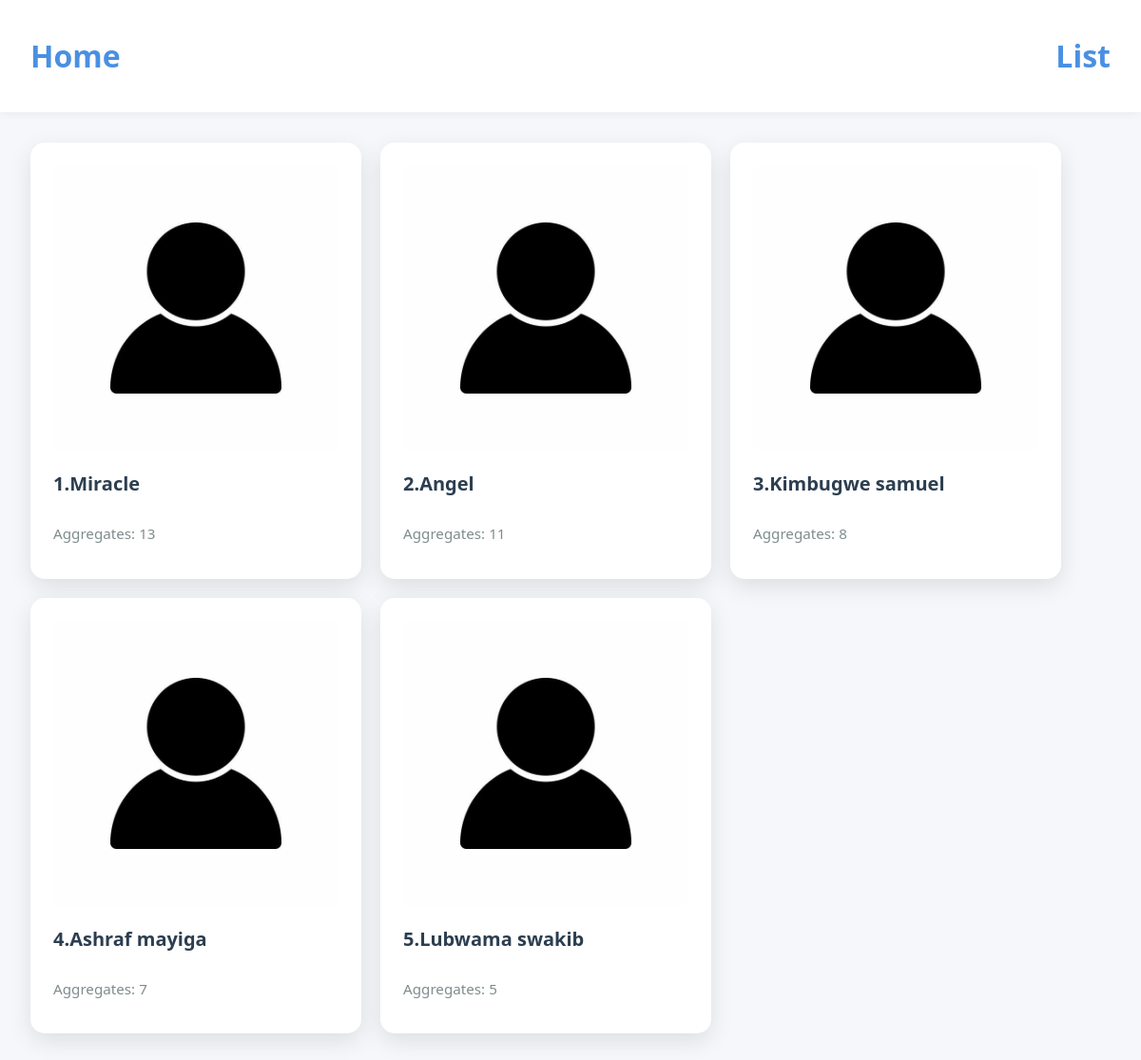
/students/ (signed in), run on an earlier commit of the app's database.
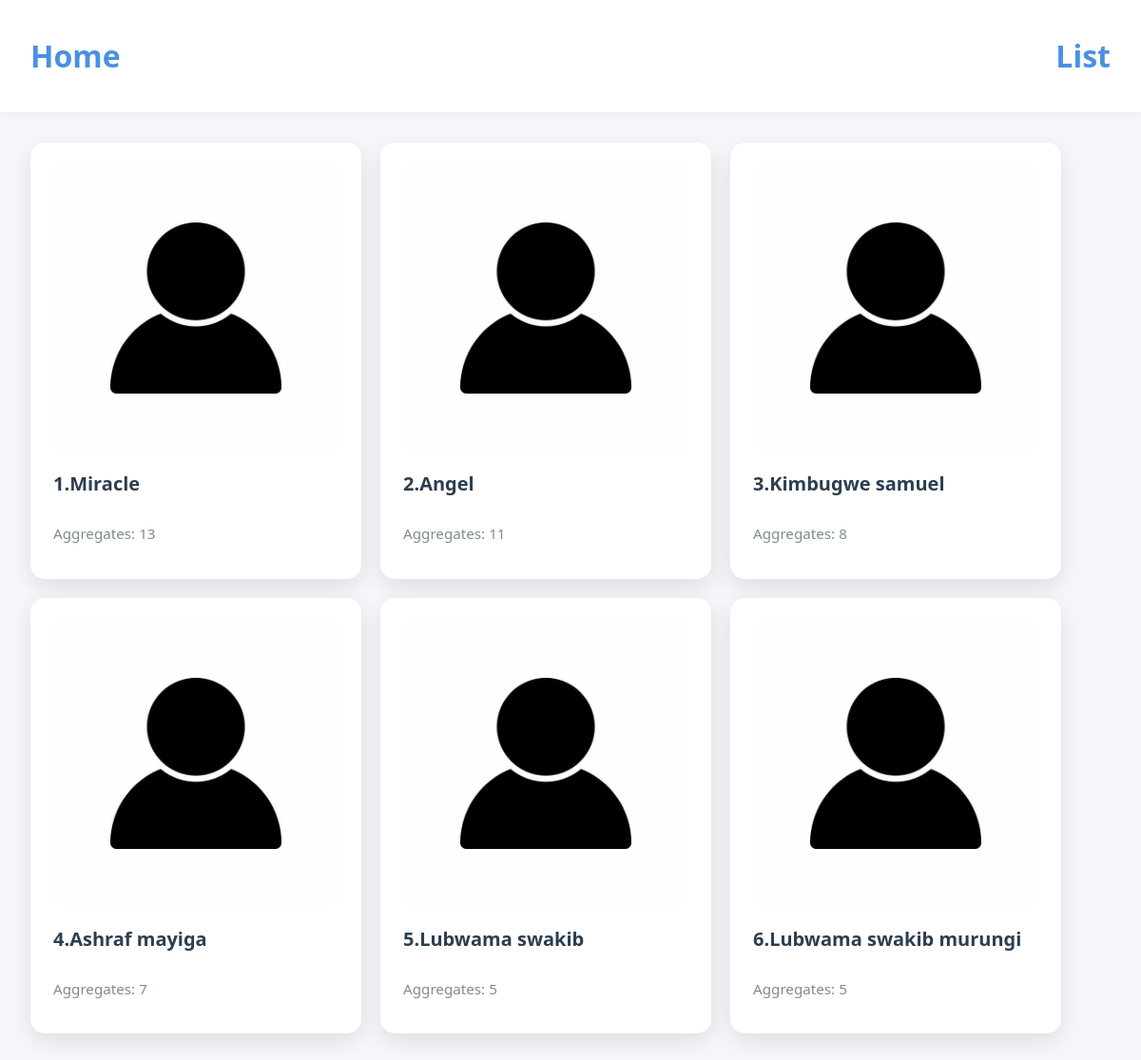
And on a later commit of the database.
### ple_app/models.py (models this page shows, shortened)
class Student_Model(models.Model):
    Name = models.CharField(max_length=30 , null = False)
    SST = models.IntegerField(null=False)
    ENG = models.IntegerField(null=False)
    SCI = models.IntegerField(null=False)
    MTC = models.IntegerField(null=False)
    AGG = models.IntegerField(null=True)
    TOTAL = models.IntegerField(null=True, editable=False)  # Made editable=False since it's auto-calculated
    Grade = models.IntegerField(null=True)
    Student_image = models.ImageField(upload_to='images/images/', default='images/images/profile-icon.jpg')
    Date_Created = models.DateTimeField(auto_now_add=True , null=False)

### ple_app/views.py (the view)
# urls.py: path('students/' , StudentModelView.as_view(),name = 'students_list'),
class StudentModelView(LoginRequiredMixin , ListView):
    model = Student_Model
    template_name = 'student_list_demo.html'
    context_object_name = 'student_list'

### templates/student_list_demo.html (shortened to what this page needs)
{%extends 'base.html'%}
{%load static%}
    {%block extra_css%}
    <link rel="stylesheet" href="{%static 'css/student_list_demo.css'%}">
    {%endblock%}
    {%block content%}
    <div class="card-container">
        {%for obj in student_list%}
        <div class="card">
            <a href="{%url 'student_detail' obj.pk%}">
            <img src="{{obj.Student_image.url}}" alt="">
            </a>
            <a href="{%url 'student_detail' obj.pk%}">
            <h3>
                {{obj.id}}.{{obj.Name}}
            </h3>
            </a>
            <p>
                Aggregates: {{obj.AGG}}
            </p>
        </div>
        {%endfor%}
    </div>
    {%endblock%}

### templates/base.html (shortened to what this page needs)
{%load static%}
<!DOCTYPE html>
<html lang="en">
<head>
    <link rel="stylesheet" href="{%static 'css/style.css'%}">
    {%block extra_css%}
    {%endblock%}
</head>
<body>
    <div class="container">
        <div class="item1">
            <a href="{%url 'home'%}"><h1>Home</h1></a>
        </div>
        <div class="item2">
        <a href="{%url 'students_list'%}"><h1>List</h1></a>
        </div>
        </div>
    {%block content%}
    {%endblock%}
</body>
</html>

### static/css/style.css (style rules this page uses)
body { font-family: 'Segoe UI', Tahoma, Geneva, Verdana, sans-serif; background-color: #f5f7fa; margin: 0; padding: 0; min-height: 100vh; }
.container { display: flex; flex-direction: row; gap: 20px; background-color: #ffffff; color: #2c3e50; font-size: 16px; padding: 1rem; justify-content: space-between; margin: 0; box-shadow: 0 2px 10px rgba(0, 0, 0, 0.05); }
.item1, .item2 { display: flex; align-items: center; margin: 0 1rem; }
a { text-decoration: none; color: #4a90e2; transition: color 0.3s ease; }

### static/css/student_list_demo.css (style rules this page uses)
.card-container { display: flex; flex-wrap: wrap; gap: 20px; padding: 2rem; max-width: 1200px; margin: 0 auto; }
.card { flex: 1; min-width: 250px; max-width: 300px; background-color: #ffffff; border: none; border-radius: 15px; padding: 1.5rem; box-shadow: 0 8px 24px rgba(0, 0, 0, 0.1); transition: transform 0.3s ease, box-shadow 0.3s ease; display: flex; flex-direction: column; }
.card h3 { margin: 1rem 0; color: #2c3e50; font-size: 1.25rem; }
.card img { width: 100%; border-radius: 10px; object-fit: cover; aspect-ratio: 1; }
.card p { margin: 0.75rem 0; color: #7f8c8d; font-size: 0.95rem; line-height: 1.5; }
.card a { text-decoration: none; color: #4a90e2; font-weight: 500; transition: color 0.3s ease; margin-top: auto; }

What changed in the data, as far as the page shows it:
added Student_Model: Student_image (picture), id "6", Name "Lubwama swakib murungi", AGG "5"
